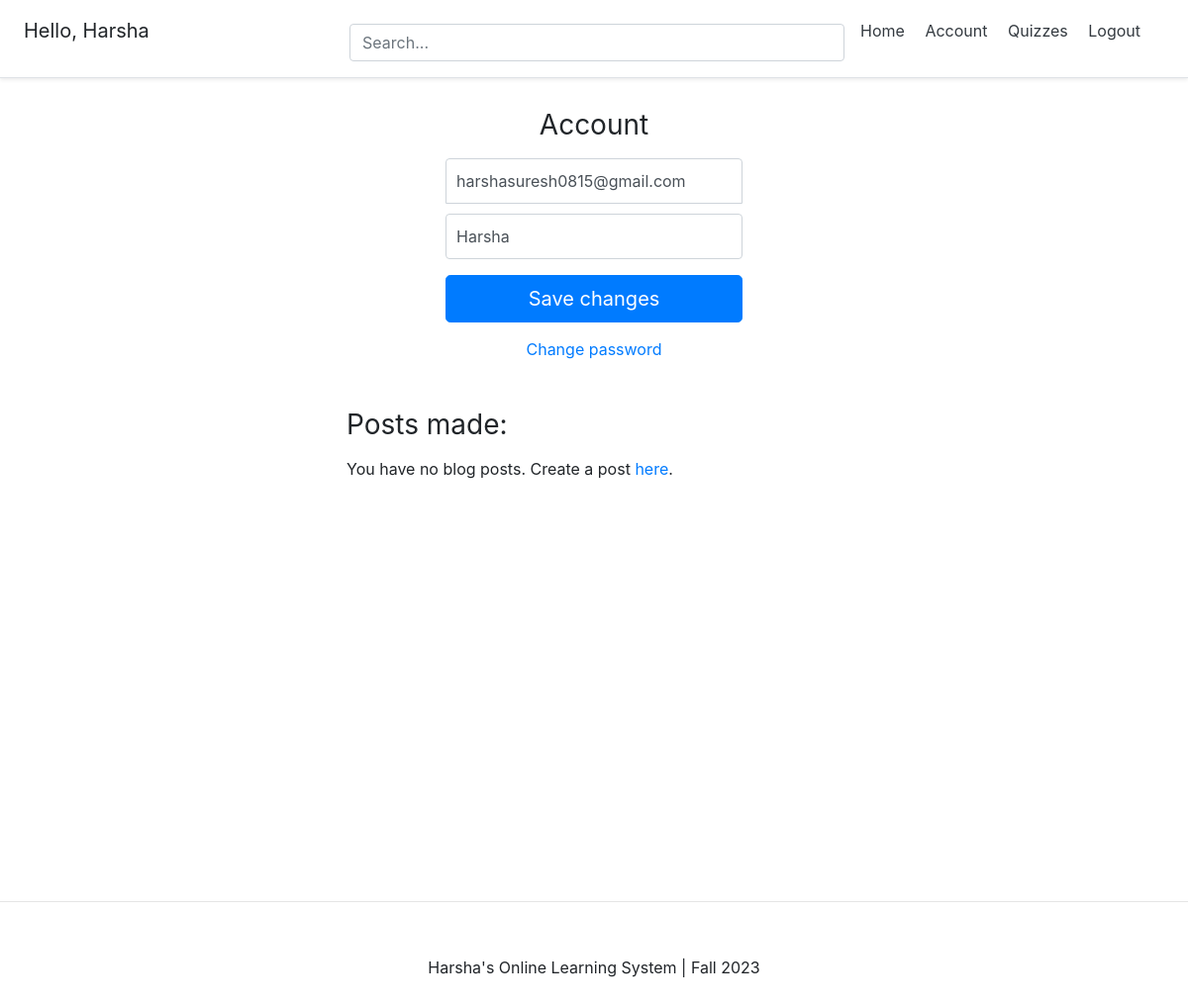
The page /account/ (signed in) on the database its author committed.
### account/models.py (models this page shows, shortened)
class Account(AbstractBaseUser):
	email 					= models.EmailField(verbose_name="email", max_length=60, unique=True)
	username 				= models.CharField(max_length=30, unique=True)
	date_joined				= models.DateTimeField(verbose_name='date joined', auto_now_add=True)
	last_login				= models.DateTimeField(verbose_name='last login', auto_now=True)
	is_admin				= models.BooleanField(default=False)
	is_active				= models.BooleanField(default=True)
	is_staff				= models.BooleanField(default=False)
	is_superuser			= models.BooleanField(default=False)
	is_teacher = models.BooleanField(default=False)
	USERNAME_FIELD = 'email'
	REQUIRED_FIELDS = ['username',]
	objects = MyAccountManager()

### account/views.py (the view)
# urls.py: path('account/', account_view, name="account"),
def account_view(request):
	if not request.user.is_authenticated:
		return redirect("login")
	context = {}
	if request.POST:
		form = AccountUpdateForm(request.POST, instance=request.user)
		if form.is_valid():
			form.initial = {
					"email" : request.POST['email'],
					"username" : request.POST['username'],
			}
			form.save()
			context['success_message'] = "Updated"
	else:
		form = AccountUpdateForm(
				initial= {
					"email": request.user.email,
					"username": request.user.username,
				}
			)
	context['account_form'] = form
	blog_posts = BlogPost.objects.filter(author=request.user)
	context['blog_posts'] = blog_posts
	return render(request, 'account/account.html', context)

### account/forms.py (shortened to what this page needs)
class AccountUpdateForm(forms.ModelForm):
	class Meta:
		model = Account
		fields = ('email', 'username')

### account/templates/account/account.html (shortened to what this page needs)
{% extends 'base.html' %}
{% block content %}
<form class="form-signin" method="post">{% csrf_token %}
  <h1 class="h3 mb-3 font-weight-normal">Account</h1>
  <input type="email" name="email" id="inputEmail" class="form-control" placeholder="Email address" required autofocus value={{account_form.initial.email}}>
  <input type="text" name="username" id="inputUsername" class="form-control" placeholder="Username" required value="{{account_form.initial.username}}">
  <button class="btn btn-lg btn-primary btn-block" type="submit">Save changes</button>
</form>
<div class="d-flex flex-column">
	<a class="m-auto" href="{% url 'password_change' %}">Change password</a>
</div>
<div class="container mt-4 p-4">
  <div class="row">
    <div class="blog-posts">
      <h3 class="mb-3 font-weight-normal">Posts made:</h3>
      {% if blog_posts %}
        <ul>
        {% for post in blog_posts %}
          <a href="{% url 'blog:detail' post.slug %}" style="text-decoration: none;"><li class="list-group-item">{{post}}</li></a>
        {% endfor %}
        </ul>
      {% else %}
        <p>You have no blog posts. Create a post <a href="{% url 'blog:create' %}">here</a>.</p>
      {% endif %}
    </div>
  </div>
</div>
{% endblock content %}

### templates/snippets/header.html (shortened to what this page needs)
<link rel="stylesheet" href="https://cdn.jsdelivr.net/npm/bootstrap@4.4.1/dist/css/bootstrap.min.css">
<div class="d-flex flex-column flex-md-row align-items-center p-3 px-md-4 mb-3 bg-white border-bottom shadow-sm">
  <h5 class="my-0 mr-md-auto font-weight-normal">
  	{% if request.user.is_authenticated %}
  	<p>Hello, {{request.user.username}}</p>
  	{% endif %}
  </h5>
  <div class="search-bar mt-sm-2 mr-2">
  	<form method="get">
  		<input type="text" class="form-control" name="q" id="id_q" placeholder="Search...">
  	</form>
  </div>
  <nav class="my-2 my-md-0 mr-md-3">
  	{% if request.user.is_authenticated %}
  		<a class="p-2 text-dark" href="{% url 'home' %}">Home</a>
		<a class="p-2 text-dark" href="{% url 'account' %}">Account</a>
		<a class="p-2 text-dark" href="{% url 'quizzes:quiz_list' %}">Quizzes</a>
		<a class="p-2 text-dark" href="{% url 'logout' %}">Logout</a></p>
  	{% else %}
  		<a class="p-2 text-dark" href="{% url 'home' %}">Home</a>
  		<a class="p-2 text-dark" href="{% url 'login' %}">Login</a>
		<a class="btn btn-outline-primary" href="{% url 'register' %}">Register</a>
  	{% endif %}
  </nav>
</div>

### templates/snippets/header.html (style rules this page uses)
@media (min-width: 768px) { html { font-size: 16px; } }
.container { max-width: 960px; }
.search-bar { max-width: 500px; width: 100%; }
form { width: 100%; }

### templates/snippets/base_css.html (style rules this page uses)
body { background-color: #FFFFFF; }

### account/templates/account/account.html (style rules this page uses)
.form-signin { width: 100%; max-width: 330px; padding: 15px; margin: auto; }
.form-signin .form-control { position: relative; box-sizing: border-box; height: auto; padding: 10px; font-size: 16px; }
.form-signin input[type="email"] { margin-bottom: 10px; border-bottom-right-radius: 0; border-bottom-left-radius: 0; }
.h3 { text-align: center; }
.blog-posts { max-width: 500px; width: 100%; margin: auto; }

### rows shown on the page
Account: user.username "Harsha", email "harshasuresh0815@gmail.com", username "Harsha"
